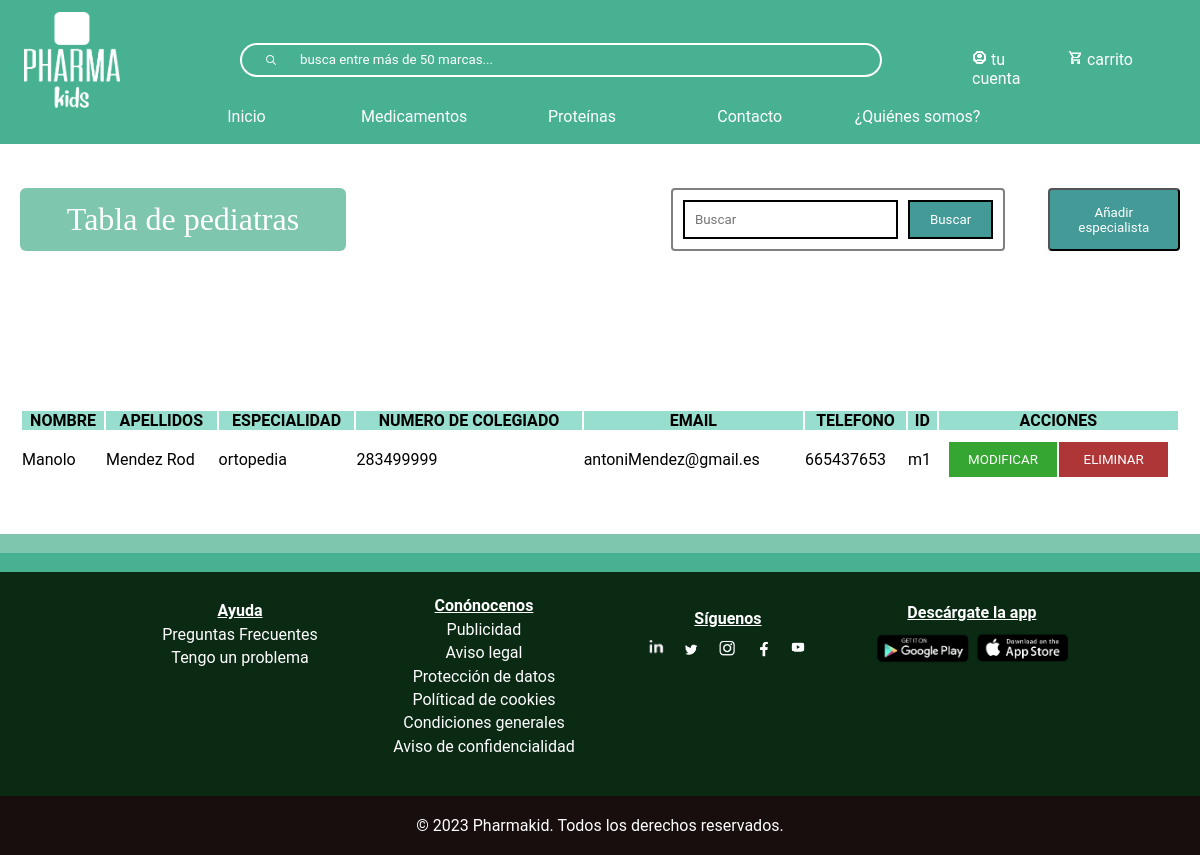
Before: /tablaMedico.php with the older database file.
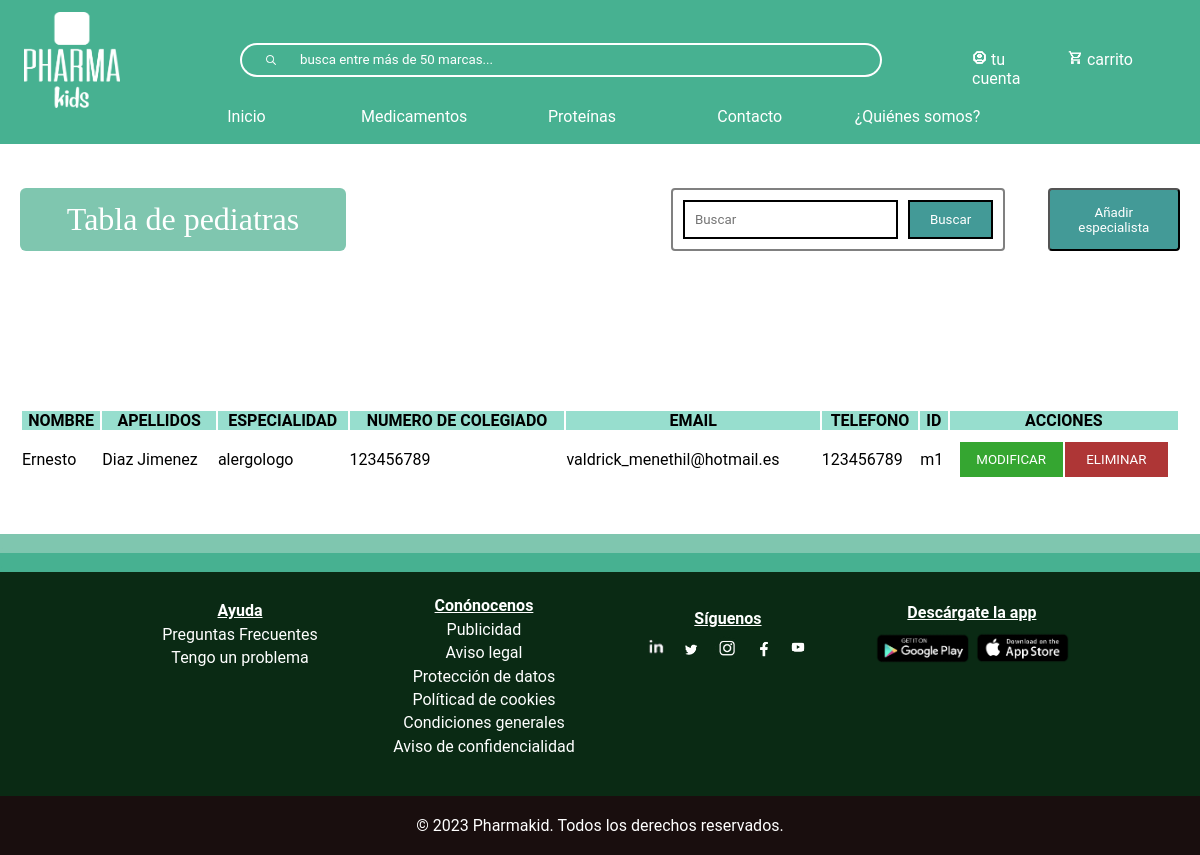
After: the same page with the newer database file.
### tables this page shows
CREATE TABLE `medico` (
  `id` varchar(10) NOT NULL,
  `nombre` varchar(50) NOT NULL,
  `apellidos` varchar(100) NOT NULL,
  `especialidad` varchar(50) NOT NULL,
  `numeroColegiado` int(9) NOT NULL,
  `email` varchar(100) NOT NULL,
  `telefono` int(9) NOT NULL
);

### tablaMedico.php (the view, shortened to what this page needs)
<?php
include_once("bbdd/connexionBaseDeDatos.php");
?>
<!DOCTYPE html>
<html lang="en">
<head>
    <link rel="stylesheet" type="text/css" href="css/index.css" >
    <link rel="stylesheet" type="text/css" href="css/header.css" >
    <link rel="stylesheet" type="text/css" href="css/footer.css" >
    <link rel="stylesheet" type="text/css" href="css/tablas.css" >
</head>
<body>
<?php require("footerHeader/header.php")?>
<div id="divTabla">
    <div class="contenedor-botones">
    <h1>Tabla de pediatras</h1>
    <div class="conjunto-buscar-anadir">
        <form action="buscar-usuario.php" class="form-busqueda" method="get" name="formu">
            <div class="botones-filtrar" style="display:flex">
                <input class="input-busqueda" type="text"name="busqueda"  placeholder="Buscar" />
                <input class="btn-busqueda" type="submit" value="Buscar"/>
            </div>
        </form>
        <button id="anadirButton">Añadir especialista</button>
    </div>
</div>
<?php
$sql = mysqli_query($conexion, "SELECT * FROM medico ORDER BY CAST(SUBSTRING(id, 2) AS UNSIGNED);");
$resultado = mysqli_num_rows($sql);
if($resultado > 0){
    echo "
    <table>
        <tr>
            <th>NOMBRE</th>
            <th>APELLIDOS</th>
            <th>ESPECIALIDAD</th>
            <th>NUMERO DE COLEGIADO</th>
            <th>EMAIL</th>
            <th>TELEFONO</th>
            <th>ID</th>
            <th>ACCIONES</th>
        </tr>
    ";
    while ($row = mysqli_fetch_assoc($sql)) {
        $nombre = $row["nombre"];
        $apellido = $row['apellidos'];
        $especialidad = $row["especialidad"];
        $numeroColegiado = $row["numeroColegiado"];
        $email = $row["email"];
        $telefono = $row["telefono"];
        $id = $row["id"];
        echo"
    <tr>
        <td>$nombre</td>
        <td>$apellido</td>
        <td>$especialidad</td>
        <td>$numeroColegiado</td>
        <td>$email </td>
        <td>$telefono</td>
        <td>$id</td>
        <td class='td-btn'>
                <button class='modificar'>MODIFICAR</button>
                <button class='eliminar'>ELIMINAR</button>
        </td>
    </tr>
            ";
        }
}
else
{
echo "<h3 style='text-align:-webkit-center'>No encontrado</h3>";
}
?>
</table>
</div>
<?php require("footerHeader/footer.php")?>
</body>
</html>

### footerHeader/header.php (shortened to what this page needs)
<header id="header">
        <nav>
            <img class="imgNav" src="multimedia/logoHeader.png" alt="logo">
            <div id="userInfo">
                <div class="divNav">
                    <img src="multimedia/userIcon.png" alt="User">
                    <?php if(isset($_SESSION["usuario"])):?>
                        <a id="nombreUsuario" href="<?php echo $_SESSION['rol'] . '.php';?>"><?php echo $_SESSION['usuario'];?></a>
                    <?php else:?>
                        <a id="nombreUsuario" href="loggin.php">tu cuenta</a>
                    <?php endif;?>
                </div>
                <div class="divNav">
                    <img src="multimedia/shopping.png" alt="carrito">
                    <?php if(isset($_SESSION["usuario"])):?>
                        <a id="carrito" href="carrito.php">carrito</a>
                    <?php else:?>
                        <a id="carrito" href="loggin.php">carrito</a>
                    <?php endif;?>
                </div>
            </div>
            <div>
                <form id="buscador">
                    <button><img id="lupa" src="multimedia/search.png" alt=""></button>
                    <input type="search" name="buscadorProtMed" placeholder="busca entre más de 50 marcas...">
                </form>
            </div>
            <div class="linksNavegacion">
                <a class="navLink" href="index.php">Inicio</a>
                <a class="navLink" href="medicamentos.php">Medicamentos</a>
                <a class="navLink" href="proteinas.php">Proteínas</a>
                <?php if(isset($_SESSION["usuario"])):?>
                    <a class="navLink" href="profesionales.php">Contacto</a>
                <?php else:?>
                    <a class="navLink" href="loggin.php">Contacto</a>
                <?php endif;?>
                <a class="navLink" href="quienesSomos.php">¿Quiénes somos?</a>
            </div>
        </nav>
    </header>

### footerHeader/footer.php
<footer>
       <div class="barraFooter"><p>.</p></div>
       <div class="barraFooter2"><p>.</p></div>
       <div id="footer1">
           <div id="ayuda">
               <h4>Ayuda</h4>
               <a href="preguntasFrecuentes.php">Preguntas Frecuentes</a>
               <a href="tengoUnProblema.php">Tengo un problema</a>
           </div>
           <div id="conocenos">
               <h4>Conónocenos</h4>
               <a href="publicidad.php">Publicidad</a>
               <a href="aviso_legal.php">Aviso legal</a>
               <a href="proteccion_datos.php">Protección de datos</a>
               <a href="politica-cookies.php">Políticad de cookies</a>
               <a href="condiciones-generales.php">Condiciones generales</a>
               <a href="aviso-confidencialidad.php">Aviso de confidencialidad</a>
           </div>
       </div>
       <div id="footer2">
               <div id="siguenos">
                   <h4>Síguenos</h4>
                   <img src="multimedia/in.png" alt="in">
                   <a href="https://twitter.com/" target="_blank"><img src="multimedia/twitterIcon.png" alt="twitterIcon" ></a>
                   <a href="https://www.instagram.com/" target="_blank"><img src="multimedia/instagramIcon.png" alt="instagramIcon"></a>
                   <a href="https://www.facebook.com/" target="_blank"><img src="multimedia/facebookIcon.png" alt="facebookIcon"></a>
                   <a href="https://www.youtube.com/" target="_blank"><img src="multimedia/youtebeIcon.png" alt="youtubeIcon"></a>
               </div>
               <div id="descarga">
                   <h4>Descárgate la app</h4>
                   <a href="https://play.google.com/store/apps?hl=es&gl=US" target="_blank"><img src="multimedia/googleIcon.png" alt="googleIcon"></a>
                   <a href="https://www.apple.com/es/app-store/" target="_blank"><img src="multimedia/appleIcon.png" alt="appstoreicon"></a>
               </div>
       </div>
       <div class="sitemap">
           <p>&copy; 2023 Pharmakid. Todos los derechos reservados.</p>
       </div>
   </footer>

### css/index.css (style rules this page uses)
* { font-family: "Roboto"; padding: 0; margin: 0; box-sizing: border-box; }

### css/header.css (style rules this page uses)
* { margin: 0; box-sizing: border-box; }
a { text-decoration: none; }
header { position: fixed; background-color: #47B191; color: #FFFFFF; width: 100%; height: 9em; z-index: 1000; top: 0; }
header a { color: #FFFFFF; }
header form { position: absolute; left: 20%; top: 30%; width: 50%; }
.imgNav { position: absolute; height: 7em; width: 7em; top: 8%; left: 4%; }
header input[type="search"] { border: 2px solid #FFFFFF; border-left: none; border-radius: 0 2em 2em 0; width: 97%; height: 2.5em; background-color: #47B191; color: #FFFFFF; position: absolute; }
header input[type="search"]::placeholder { color: #FFFFFF; }
header button { border: 2px solid #FFFFFF; border-right: none; height: 2.5em; width: 10%; border-radius: 2em 0 0 2em; background-color: #47B191; margin: 0; padding: 0; }
#lupa { width: 10px; height: 10px; }
.divNav { position: absolute; }
.linksNavegacion { position: absolute; left: 3%; bottom: 0%; width:91%; text-align: center; }
.linksNavegacion a { display: inline-block; padding-top: 1%; height: 3em; width: 15%; border-radius: 2%; }
@media only screen and (max-width: 1200px) { .imgNav { height: 6em; width: 6em; left: 2%; } }
@media only screen and (max-width: 1200px) { .divNav:nth-last-of-type(2) { right:13%; } }
.divNav:nth-last-of-type(2) { left: 81%; top: 35%; }
.divNav:last-child { left: 89%; top: 35%; }
.divNav:nth-last-of-type(2) img, .divNav:last-child img { width: 15px; height:15px; }

### css/footer.css (style rules this page uses)
.barraFooter, .barraFooter2 { width: 100%; }
.barraFooter { background-color: #7FC6AF; color: #7FC6AF; }
.barraFooter2 { background-color: #47B191; color: #47B191; }
footer { color: #FFFFFF; background-color: #0a2a14; }
#ayuda, #conocenos, #descarga, #siguenos { display: inline-block; width: 20%; text-align: center; }
#descarga h4 { margin-bottom: 10px; }
#conocenos { display: inline-block; width: 20%; text-align: center; vertical-align: top; padding: 20px 10px; min-height: 200px; }
#ayuda a,#conocenos a { display: block; }
#ayuda a, #conocenos a, #ayuda h4, #conocenos h4 { margin-top: 2%; }
h4 { text-decoration: underline; }
#ayuda { margin-left: 10%; padding-top: 24px; }
#siguenos img { width: 13%; }
#descarga img { width: 40%; }
footer a { color: #FFFFFF; }
#footer2, #footer1 { display: inline; }
.sitemap { text-align: center; margin-top: 20px; background-color: #190e0e; width: 100%; padding: 20px; }

Changed rows visible on the page:
changed medico "m1": nombre "Manolo" → "Ernesto"; apellidos "Mendez Rod" → "Diaz Jimenez"; especialidad "ortopedia" → "alergologo"; numeroColegiado "283499999" → "123456789"; email "antoniMendez@gmail.es" → "valdrick_menethil@hotmail.es"; telefono "665437653" → "123456789"
